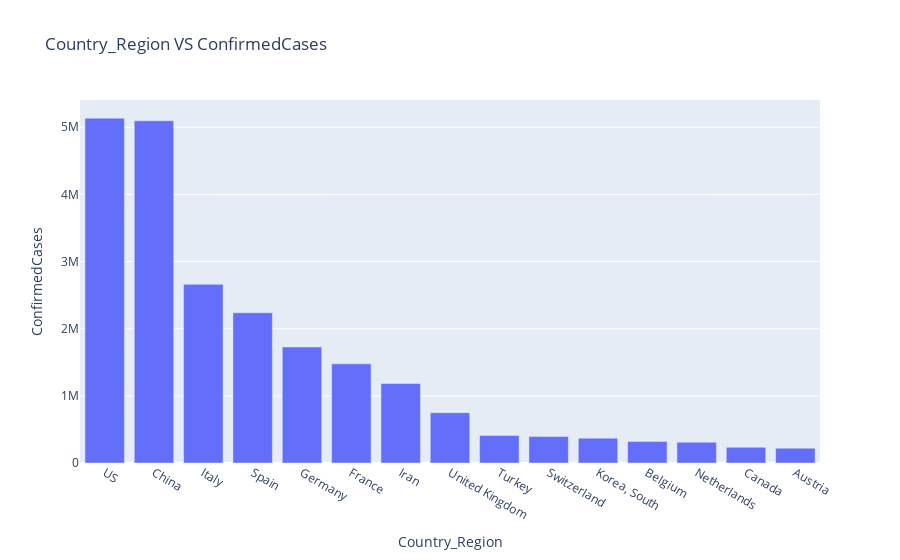

The code cell stored with this chart in its notebook:
### Markdown cell above
## Bar Plot ConfirmedCases For New Data

### Code cell
p_15 = data_15['Country_Region']
q_15 = data_15['ConfirmedCases']

data1 = go.Bar(x=p_15,y=q_15,name='ConfirmedCases')

layout = go.Layout(title='Country_Region VS ConfirmedCases',xaxis_title='Country_Region',yaxis_title='ConfirmedCases')
data=[data1]
fig = go.Figure(data,layout)

iplot(fig)

### Figure 1 — Plotly figure (JSON) as saved in the notebook; plotly's stock layout.template omitted (floating-point values rounded to 4 significant figures)
{"data": [{"name": "ConfirmedCases", "type": "bar", "x": ["US", "China", "Italy", "Spain", "Germany", "France", "Iran", "United Kingdom", "Turkey", "Switzerland", "Korea, South", "Belgium", "Netherlands", "Canada", "Austria"], "y": [5135445, 5096274, 2661341, 2237252, 1728391, 1476739, 1184893, 749434, 408544, 393842, 369752, 319318, 310043, 233554, 220500]}], "layout": {"title": {"text": "Country_Region VS ConfirmedCases"}, "xaxis": {"title": {"text": "Country_Region"}}, "yaxis": {"title": {"text": "ConfirmedCases"}}}}
